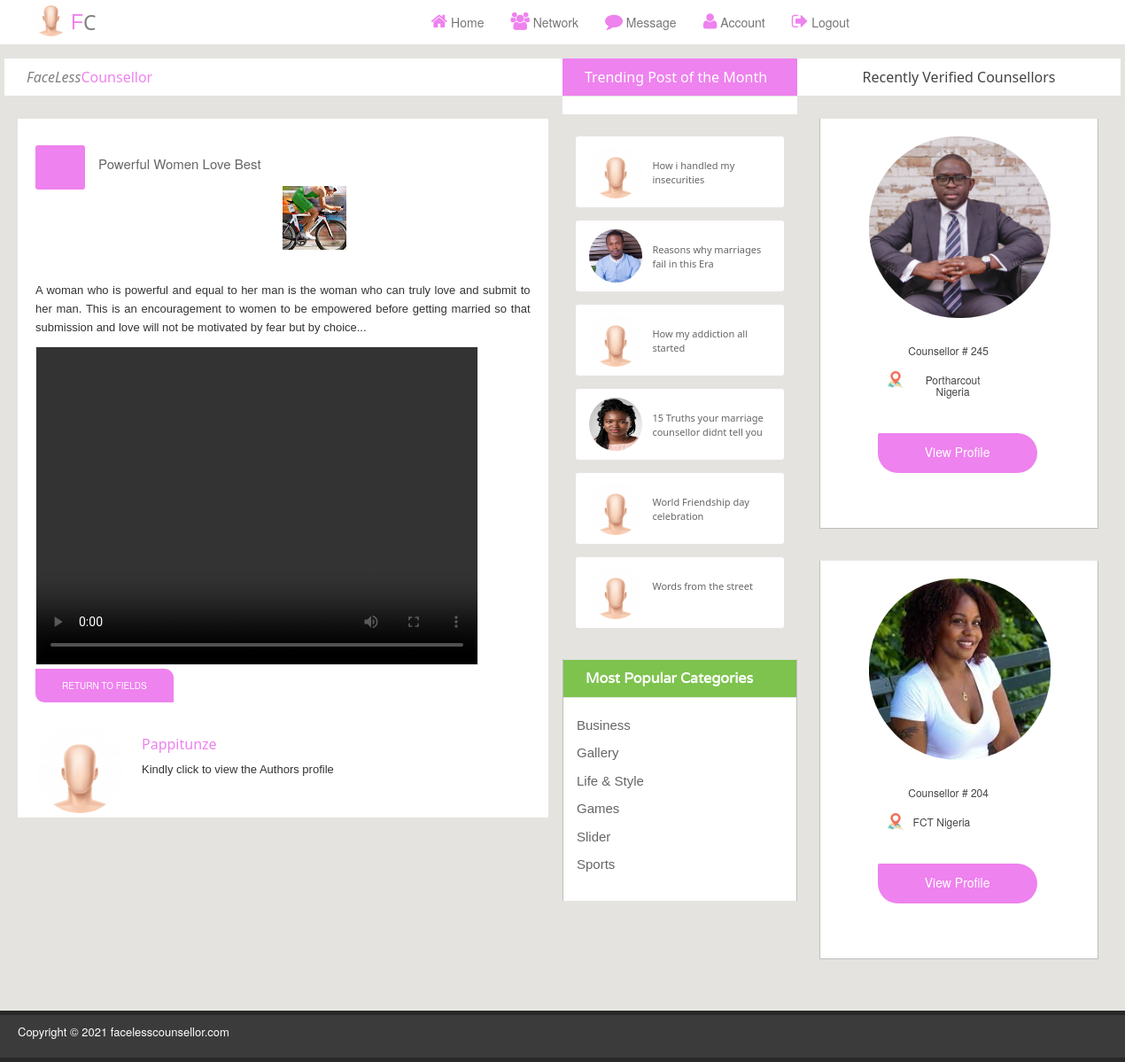
Page /post_detail/11 (signed in) on the committed database.
### fc/models.py (models this page shows)
class Posts(db.Model, UserMixin):
    id = db.Column(db.Integer, primary_key=True)
    poster_username = db.Column(db.String(255), nullable=False)
    poster_email = db.Column(db.String(255), nullable=False)
    poster_img = db.Column(db.String(255), nullable=False)
    post_id = db.Column(db.String(255), nullable=True)
    post_title = db.Column(db.String(255), nullable=True)
    post_desc = db.Column(db.String(255), nullable=True)
    post_img = db.Column(db.String(255), nullable=True)
    post_like = db.Column(db.String(255), nullable=True)
    post_relate = db.Column(db.String(255), nullable=True)
    post_message = db.Column(db.String(255), nullable=True)
    post_trend = db.Column(db.String(255), nullable=True)
    posted_date = db.Column(db.DateTime(), default=datetime.utcnow)
    post_status = db.Column(db.String(255), nullable=True, default= 0)
    completed_at = db.Column(db.DateTime(), default=datetime.utcnow)
    status = db.Column(db.String(255), nullable=True, default= 0)
    active = db.Column(db.Boolean())
    confirmed_at = db.Column(db.DateTime())

class Worker(db.Model, UserMixin):
    id = db.Column(db.Integer, primary_key=True)
    fc_id = db.Column(db.String(255), nullable=False)
    name = db.Column(db.String(255), nullable=False)
    email = db.Column(db.String(255), unique=True, nullable=False)
    phone = db.Column(db.String(255), unique=True, nullable=False)
    role = db.Column(db.String(255), nullable=False)
    gender = db.Column(db.String(255), nullable=False)
    date_of_birth =db.Column(db.String(255), nullable=True)
    country = db.Column(db.String(255), nullable=True)
    city = db.Column(db.String(255), nullable=True)
    age = db.Column(db.String(255), nullable=True)
    about = db.Column(db.String(255), nullable=True)
    id_card = db.Column(db.String(255), nullable=True)
    marrital_status = db.Column(db.String(255), nullable=True)
    education = db.Column(db.String(255), nullable=True)
    religion = db.Column(db.String(255), nullable=True)
    languages = db.Column(db.String(255), nullable=True)
    hobbies = db.Column(db.String(255), nullable=True)
    number_of_jobs = db.Column(db.String(255), nullable=True)
    stars = db.Column(db.String(255), nullable=True)
    fc_image = db.Column(db.String(255), nullable=True, default='default.jpg')
    image = db.Column(db.String(255), nullable=True, default='default.jpg')
    completed_at = db.Column(db.DateTime(), default=datetime.utcnow)
    status = db.Column(db.String(255), nullable=True, default= 0)
    active = db.Column(db.Boolean())
    confirmed_at = db.Column(db.DateTime())

### fc/routes.py (the view)
@app.route('/post_detail/<int:post_id>')
@login_required
def post_detail(post_id):
  page = request.args.get('page', 1, type=int)
  post= Posts.query.get(post_id)
  posts = Posts.query.filter_by(post_id= post.post_id)
  workers = Worker.query.order_by(Worker.completed_at.desc()).paginate(page = page,  per_page=2)
  return render_template('/post_detail.html',  posts = posts, workers=workers)

### fc/__init__.py (called while the page is built)
@login_manager.user_loader
def load_user(user_id):
	return User.query.get(int(user_id))

### fc/momentjs.py (called while the page is built)
    def render(self, format):
        return Markup(
            "<script>\ndocument.write(moment(\"%s\").%s);\n</script>" %
            (self.timestamp.strftime("%Y-%m-%dT%H:%M:%S Z"), format))

    def format(self, fmt):
        return self.render("format(\"%s\")" % fmt)

### fc/templates/post_detail.html (shortened to what this page needs)
<!DOCTYPE html>
<html>
<head>
<link rel="stylesheet" href="/static/field_style/assets/css/bootstrap.min.css">
<link rel="stylesheet" href="/static/field_style/assets/css/font-awesome.min.css">
<link rel="stylesheet" href="/static/field_style/assets/css/font.css">
<link rel="stylesheet" href="/static/field_style/assets/css/animate.css">
<link rel="stylesheet" href="/static/field_style/assets/css/structure.css">
</head>
<body>
<header id="header" style="position: fixed;z-index: 9000; background-color: white;">
  <div class="container" >
    <nav class="navbar navbar-default" role="navigation" style="background-color:#ffffff;border:none">
      <div class="container-fluid" style="background-color:#ffffff;border:none">
        <div class="navbar-header" style="background-color:#ffffff;border:none">
          <a class="navbar-brand" href="{{url_for('fields')}}" style="display: flex; font-family: Verdana, Geneva, Tahoma, sans-serif;">
            <img class="border-2 shadow-lg" src="/static/field_style/assets/img/mee.jpg" alt="logo" style="width:45px;height:45px; border-radius: 100px;margin-top: -19px;font-family:sans-serif; color:violet" ><span style="color: violet;">F</span><span style="font-weight: 100; color:gray; font-family: system-ui">C</span></a> </div>
        <div id="navbar" class="navbar-collapse collapse">
          <ul class="nav navbar-nav custom_na" style="justify-content: space-between;position: absolute; right:30px;background-color:white;" >
            <li ><a href="{{url_for('home')}}"><i class="fa fa-home" style="color:Violet; font-size: 20px;margin-top:-9px"></i>   Home</a></li>
            <li><a href="#"><i class="fa fa-users" style="color:Violet; font-size: 20px;margin-top:-9px"></i> Network</a></li>
            <li><a href="#"><i class="fa fa-comment" style="color:Violet; font-size: 20px;margin-top:-9px"></i> Message</a></li>
            <li><a href="{{url_for('profile')}}"><i class="fa fa-user" style="color:Violet; font-size: 20px;margin-top:-9px"></i> Account</a></li>
             <li><a href="{{url_for('logout')}}"><i class="fa fa-sign-out" style="color:Violet; font-size: 20px;margin-top:-9px"></i> Logout</a></li>
          </ul>
        </div>
      </div>
    </nav>
  </div>
</header>
<section id="contentbody">
  <div class="container border-2 shadow-lg">
    <div class="row">
      <div class=" col-sm-12 col-md-6 col-lg-6">
        <div class="row border-2 shadow-lg">
          <div class="leftbar_content">
            <h2 style="font-weight: 100;font-family: system-ui;color:grey;font-style: italic;"> FaceLess<span style="font-weight:400; color:violet; font-style: initial;">Counsellor</span></h2>
             {% for post in posts %}
            <div class="singlepost_area;">
              <div class="singlepost_content border-2 shadow-lg" > <span class="stuff_date" style="background-color: violet; font-size: 8px; padding:15px 10px; text-align: center"></span>
                <div style="position:relative;"><a style="text-decoration:none; font-size: 15px">{{post.post_title}} </a></div>
                <img class="img-center" src="../images/hot_img1.jpg" alt="">
                <p style="white-space: pre-line">
                  {{post.post_desc}}
                </p>
                <div class="single_stuff_img border-2 shadow-lg" > <a >
               {% if 'mp4' in post.post_img %}
                        <video  class="img-view-video border-2 shadow-lg" style="border: 1px solid #f0f0f5"  controls>
                            <source src={{url_for('static', filename='user_uploads/' + post.post_img)}} type="video/mp4" class="img-view-video border-2 shadow-lg" allowfullscreen>
                          </video>
                          {% else %}
                         <img class="img-view border-2 shadow-lg" src="{{url_for('static', filename='user_uploads/' + post.post_img)}}" alt="" style="z-index: -1">
                         {% endif %}
                </a> </div>
                <div class="sin5lepage_pagination"> <a class="previous_btn" href="{{url_for('fields')}}" style="background-color: violet;border:none; color:#ffffff; font-size:10px ;  padding:12px 30px;">Return to Fields</a>  </div>
                <div class="author border-2 shadow-lg" style="margin-top: 10px;" id="md-author">
                <a href="{{url_for('user_detail',  email = post.poster_email)}}"><img src="{{url_for('static', filename='user_uploads/' + post.poster_img)}}" alt="" id="md-author-img">
                </a>
                 <h3 id="md-author-title"><a href="{{url_for('user_detail',  email = post.poster_email)}}" style="font-size: 16px;font-family: system-ui"><span style="text-transform: capitalize;color:violet">{{post.poster_username}}</span></a></h3>
                  <div class="author_details" >
                    <div>
                     <a href="{{url_for('user_detail',  email = post.poster_email)}}">
                    <p style="min-width: 300px">Kindly click to view the Authors profile </p>
                    </a>
                    </div>
                  </div>
                </div>
              </div>
            </div>
              {% endfor %}
          </div>
        </div>
      </div>
      <div class="col-sm-6 col-md-2 col-lg-2">
        <div class="row">
          <div class="middlebar_content">
            <h2 class="violet_bg" style="background-color: violet; font-family: system-ui;font-weight:100">Trending Post of the Month</h2>
            <div class="middlebar_content_inner wow fadeInUp" style="margin-top:20px;border:none; background-color: #e5e3df;">
              <ul class="middlebar_nav " style="background-color: red;">
                <li class="card border-1 shadow-lg" style="border-radius: 3px; background-color: #ffffff;padding:10px 15px">
                   <a class="mbar_thubnail" href="#">
                     <img src="/static/field_style/assets/img/mee.jpg" alt="" style="border-radius: 100px;width: 60px; height:60px;padding-bottom:0px;">
                    </a>
                     <a class="mbar_title" href="#" style="font-family: system-ui;font-size: 11px;padding-top: 10px;font-weight:100;">How i handled my insecurities</a>
                </li>
                <li class="card border-1 shadow-lg" style="border-radius: 3px; background-color: #ffffff;padding:10px 15px">
                  <a class="mbar_thubnail" href="#">
                    <img src="/static/field_style/assets/img/mec013.jpg" alt="" style="border-radius: 100px;width: 60px; height:60px;padding-bottom:0px;">
                   </a>
                    <a class="mbar_title" href="#" style="font-family: system-ui;font-size: 11px;padding-top: 10px;font-weight:100;">Reasons why marriages fail in this Era</a>
                <li class="card border-1 shadow-lg" style="border-radius: 3px; background-color: #ffffff;padding:10px 15px">
              <a class="mbar_thubnail" href="#">
                <img src="/static/field_style/assets/img/mee.jpg" alt="" style="border-radius: 100px;width: 60px; height:60px;padding-bottom:0px;">
               </a>
                <a class="mbar_title" href="#" style="font-family: system-ui;font-size: 11px;padding-top: 10px;font-weight:100;">How my addiction all started</a>
                </li>
              </li>
              <li class="card border-1 shadow-lg" style="border-radius: 3px; background-color: #ffffff;padding:10px 15px">
                <a class="mbar_thubnail" href="#">
                  <img src="/static/field_style/assets/img/girl3.jpg" alt="" style="border-radius: 100px;width: 60px; height:60px;padding-bottom:0px;">
                </a>
                  <a class="mbar_title" href="#" style="font-family: system-ui;font-size: 11px;padding-top: 10px;font-weight:100;">15 Truths your marriage counsellor didnt tell you</a>
            </li>
              <li class="card border-1 shadow-lg" style="border-radius: 3px; background-color: #ffffff;padding:10px 15px">
                  <a class="mbar_thubnail" href="#">
                    <img src="/static/field_style/assets/img/mee.jpg" alt="" style="border-radius: 100px;width: 60px; height:60px;padding-bottom:0px;">
                  </a>
                    <a class="mbar_title" href="#" style="font-family: system-ui;font-size: 11px;padding-top: 10px;font-weight:100;">World Friendship day celebration</a>
              </li>
              <li class="card border-1 shadow-lg" style="border-radius: 3px; background-color: #ffffff;padding:10px 15px">
                <a class="mbar_thubnail" href="#">
                  <img src="/static/field_style/assets/img/mee.jpg" alt="" style="border-radius: 100px;width: 60px; height:60px;padding-bottom:0px;">
                </a>
                  <a class="mbar_title" href="#" style="font-family: system-ui;font-size: 11px;padding-top: 10px;font-weight:100;">Words from the street</a>
              </li>
              </ul>
            </div>
            <div class="popular_categori  wow fadeInUp">
              <h2 class="limeblue_bg">Most Popular Categories</h2>
              <ul class="poplr_catgnva">
                <li><a href="#">Business</a></li>
                <li><a href="#">Gallery</a></li>
                <li><a href="#">Life &amp; Style</a></li>
                <li><a href="#">Games</a></li>
                <li><a href="#">Slider</a></li>
                <li><a href="#">Sports</a></li>
              </ul>
            </div>
          </div>
        </div>
      </div>
      <div class="col-sm-6 col-md-4 col-lg-4">
        <div class="row">
          <div class="rightbar_content">
            <div class="single_blog_sidebar wow fadeInUp">
              <h2 style="text-transform: capitalize;font-family: system-ui;font-weight: 100; text-align: center;">Recently Verified Counsellors</h2>
             <ul class="featured_nav">
              {% for worker in workers.items %}
                <li>
                  <div class="col-md-6 col-lg-3 border-1 shadow-sm" style="max-width:300px;">
                  <div class="block-pricing border-1 shadow-sm" style="justify-content: center;padding:10px 30px ">
                    <a href="{{url_for('detail', fc_id = worker.id)}}">
                     <img src="{{url_for('static', filename='user_uploads/' + worker.fc_image)}}" style="height:205px; width:205px;margin:10px 10px;border-radius: 100px; object-fit: cover;" alt="About" ></a>
                       <center>
                          <h4 style="font-size:12px; text-align: center; margin:20px 50px;width:100px;">{{worker.role}} # {{worker.fc_id}}</h4>
                          <h4 style="display:flex; font-size:12px;text-align: center; margin: 20px;width:130px;"><img src="/static/field_style/assets/img/locc.png" style="width: 20px; height:20px; margin:-3px 10px"> {{worker.city}}  {{worker.country}}</h4>
                       </center>
                        <div class="table_btn">
                          <a href="{{url_for('detail', fc_id = worker.id)}}" class="btn" style="margin:20px;font-size: 14px; background-color:violet;padding:10px; width:180px; height:45px;color:#ffffff;border-bottom-right-radius: 50px; border-bottom-left-radius:50px; border-top-right-radius:50px; font-weight:100"></i> View Profile</a>
                       </div>
                    </div>
                </div >
                </li>
                 {% endfor %}
              </ul>
            </div>
          </div>
        </div>
      </div>
    </div>
  </div>
</section>
<footer id="footer">
  <div class="container">
    <div class="row">
      <div class="col-md-12">
        <div class="footer_inner">
         <center><p class="pull-left">Copyright &copy; 2021 facelesscounsellor.com</p></center>
        </div>
      </div>
    </div>
  </div>
</footer>
</body>
</html>

### fc/templates/post_detail.html (style rules this page uses)
.img-view-video { height:360px; width:500px; background-color: #ffffff; align-items: center; justify-content: center }

### rows in the picture
Posts: post_title "Powerful Women Love Best", post_desc "A woman who is powerful and equal to her man is the woman who can truly love and submit to her man. This is an encouragement to women to be empowered before getting married so that submission and love will not be motivated by fear but by choice...", poster_img (placeholder picture), poster_username "Pappitunze"
Worker: fc_image (picture), role "Counsellor", fc_id "245", city "Portharcout", country "Nigeria"
Worker: fc_image (picture), role "Counsellor", fc_id "204", city "FCT", country "Nigeria"
